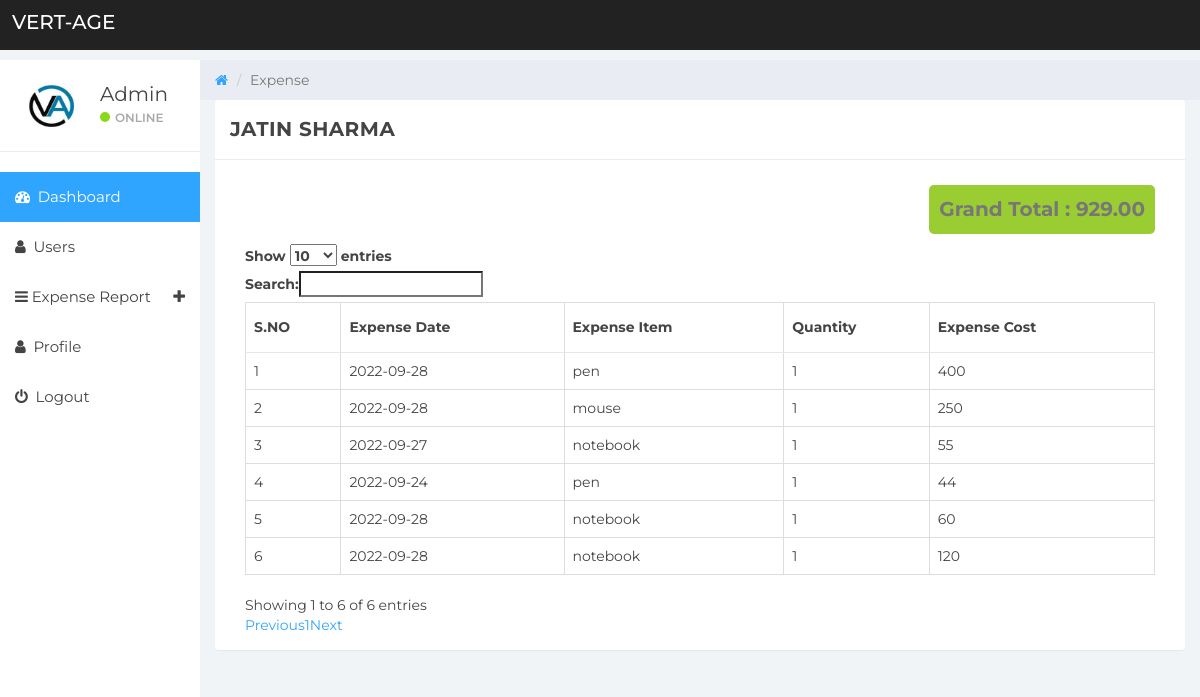
Page /admin/manage-expense.php?userid=7 (signed in) on the committed database.
### tables this page shows
CREATE TABLE `tbluser` (
  `ID` int(10) NOT NULL,
  `FullName` varchar(150) DEFAULT NULL,
  `Email` varchar(200) DEFAULT NULL,
  `MobileNumber` bigint(10) DEFAULT NULL,
  `Password` varchar(200) DEFAULT NULL,
  `RegDate` timestamp NOT NULL DEFAULT current_timestamp()
);

CREATE TABLE `tblexpense` (
  `ID` int(10) NOT NULL,
  `UserId` int(10) NOT NULL,
  `ExpenseDate` date DEFAULT NULL,
  `ExpenseItem` varchar(200) DEFAULT NULL,
  `Opening_balance` varchar(250) NOT NULL,
  `ExpenseCost` int(250) DEFAULT NULL,
  `Closing_balance` varchar(250) NOT NULL,
  `Quantity` varchar(250) NOT NULL,
  `NoteDate` timestamp NULL DEFAULT current_timestamp()
);

### admin/manage-expense.php (the view, shortened to what this page needs)
  <?php
if (strlen($_SESSION['detsuid1']==0)) {
  header('location:logout.php');
  } else{
?>
<!DOCTYPE html>
<html>
<head>
	<link href="//maxcdn.bootstrapcdn.com/bootstrap/3.3.4/css/bootstrap.min.css" rel="stylesheet">
	<link rel="stylesheet" href="https://cdnjs.cloudflare.com/ajax/libs/font-awesome/6.1.2/css/all.min.css" />
	<link href="css/font-awesome.min.css" rel="stylesheet">
	<link href="css/datepicker3.css" rel="stylesheet">
	<link href="css/styles.css" rel="stylesheet">
</head>
<body>
	<?php include_once('includes/header.php');?>
	<?php include_once('includes/sidebar.php');?>
	<div class="col-sm-9 col-sm-offset-3 col-lg-10 col-lg-offset-2 main">
		<div class="row">
			<ol class="breadcrumb">
				<li><a href="dashboard.php">
					<em class="fa fa-home"></em>
				</a></li>
				<li class="active">Expense</li>
			</ol>
		</div>
		<div class="row">
			<div class="col-lg-12">
				<div class="panel panel-default">
					<div class="panel-heading">
						<?php
						 $userid=$_GET['userid'];
						  $select="SELECT * FROM `tbluser` WHERE ID='$userid'";
						  $ret=mysqli_query($con,$select);
						  $row=mysqli_fetch_array($ret);
						   echo "<b>".strtoupper( $row['FullName'])."</b>";
						  ?>
						  </div>
					<div class="panel-body">
						<div class="col-md-12">
							<div class="table-responsive">
            <table class="table table-bordered mg-b-0" id="example" >
              <thead>
                <tr>
                  <th>S.NO</th>
                  <th>Expense Date</th>
                  <th>Expense Item</th>
                  <th>Quantity</th>
                  <th>Expense Cost</th>
                </tr>
              </thead>
              <tbody>
            <?php
              $userid=$_GET['userid'];
							$ret=mysqli_query($con,"select * from tblexpense where UserId='$userid'");
							$cnt=1;
							while ($row=mysqli_fetch_array($ret)) {
            ?>
                <tr>
                  <td><?php echo $cnt;?></td>
                  <td><?php  echo $row['ExpenseDate'];?></td>
                  <td><?php  echo $row['ExpenseItem'];?></td>
                  <td><?php  echo $row['Quantity'];?></td>
                  <td><?php  echo $ttlsl=$row['ExpenseCost'];?></td>
                </tr>
                <?php
                $totalsexp+=$ttlsl;
									$cnt=$cnt+1;
									}?>
              <div class="" style="    display: flex;
    justify-content: end;
    align-items: center;
    font-size: 20px;">
         <p style="    background: yellowgreen;
    padding: 10px;
    font-weight: bold;
    border: none;
    outline: none;
    border-radius: 5px;"> Grand Total : <?php  echo  "".number_format($totalsexp).".00" ."</p>"; ?>
								  </div>
								</tbody>
            </table>
          </div>
						</div>
					</div>
				</div>
			</div>
		</div>
	</div>
</body>
</html>
<?php  wh_log($log_msg); }  ?>

### admin/includes/sidebar.php (shortened to what this page needs)
<?php
include('includes/dbconnection.php');
?>
<div id="sidebar-collapse" class="col-sm-3 col-lg-2 sidebar">
        <div class="profile-sidebar">
            <div class="profile-userpic">
                <img src="assets/images/vertage.jpg" class="img-responsive" alt="">
            </div>
            <div class="profile-usertitle">
                <?php
$uid=$_SESSION['detsuid1'];
$ret=mysqli_query($con,"select FullName from tbladmin where ID='$uid'");
$row=mysqli_fetch_array($ret);
$name=$row['FullName'];
?>
                <div class="profile-usertitle-name"><?php echo $name; ?></div>
                <div class="profile-usertitle-status"><span class="indicator label-success"></span>Online</div>
            </div>
        </div>
        <ul class="nav menu">
            <li class="active"><a href="dashboard.php"><em class="fa fa-dashboard">&nbsp;</em> Dashboard</a></li>
            <li><a href="users.php"><em class="fa fa-user">&nbsp;</em> Users</a></li>
  <li class="parent "><a data-toggle="collapse" href="#sub-item-2">
                <em class="fa fa-navicon">&nbsp;</em>Expense Report <span data-toggle="collapse" href="#sub-item-1" class="icon pull-right"><em class="fa fa-plus"></em></span>
                </a>
            </li>
            <li><a href="user-profile.php"><em class="fa fa-user">&nbsp;</em> Profile</a></li>
<li><a href="logout.php"><em class="fa fa-power-off">&nbsp;</em> Logout</a></li>
        </ul>
    </div>

### admin/css/styles.css (style rules this page uses)
body { background: #f1f4f7; padding-top: 60px; font-size: 14px; color: #444444; font-family: "Montserrat", "Helvetica Neue", Helvetica, Arial, sans-serif; }
p { color: #777; }
a, a:hover, a:focus { color: #30a5ff; }
.label-success { background-color: #8ad919; }
.panel { border: 0; }
.panel-heading { font-size: 20px; font-weight: 300; letter-spacing: 0.025em; height: 60px; line-height: 38px; }
.panel-default .panel-heading { background: #fff; border-bottom: 1px solid #e9ecf2; color: #444444; }
.sidebar { display: block; padding: 0; display: none; box-shadow: none; background: #fff; }
.sidebar ul { margin: 20px 0px; }
@media (min-width: 768px) { .sidebar { display: block; position: fixed; top: 60px; bottom: 0; left: 0; z-index: 1000; display: block; margin: 0; padding: 0; overflow-x: hidden; overflow-y: auto; } }
.sidebar ul.nav .active a, .sidebar ul.nav li.parent a.active, .sidebar ul.nav .active > a:hover, .sidebar ul.nav li.parent a.active:hover, .sidebar ul.nav .active > a:focus, .sidebar ul.nav li.parent a.active:focus { color: #fff; background-color: #30a5ff; }
.sidebar ul.nav li a { height: 50px; font-size: 15px; line-height: 2em; color: #444444; }
.profile-sidebar { padding: 10px 0; border-bottom: 1px solid #e9ecf2; }
.indicator { width: 10px; height: 10px; display: inline-block; border-radius: 9999px; margin-right: 5px; }
.profile-userpic img { float: left; margin: 2px 0px 0px 15px; width: 73px; height: 68px; border-radius: 9999px !important; }
.profile-usertitle { float: left; text-align: left; margin: 10px 0 0 12px; }
.profile-usertitle-name { font-size: 20px; margin-bottom: 0px; }
.profile-usertitle-status { text-transform: uppercase; color: #AAA; font-size: 12px; font-weight: 600; margin-bottom: 15px; }
.breadcrumb { border-radius: 0; padding: 10px 15px 10px 15px; background: #e9ecf2; margin: 0; }
.table { background: #fff; }
.table > thead > tr > th { border-bottom: 1px solid #e6e7e8; vertical-align: middle; height: 50px; }

### rows in the picture
tbluser: FullName "JATIN SHARMA"
tblexpense: ExpenseDate "2022-09-28", ExpenseItem "pen", Quantity "1", ExpenseCost "400"
tblexpense: ExpenseDate "2022-09-28", ExpenseItem "mouse", Quantity "1", ExpenseCost "250"
tblexpense: ExpenseDate "2022-09-27", ExpenseItem "notebook", Quantity "1", ExpenseCost "55"
tblexpense: ExpenseDate "2022-09-24", ExpenseItem "pen", Quantity "1", ExpenseCost "44"
tblexpense: ExpenseDate "2022-09-28", ExpenseItem "notebook", Quantity "1", ExpenseCost "60"
tblexpense: ExpenseDate "2022-09-28", ExpenseItem "notebook", Quantity "1", ExpenseCost "120"

### other values in the picture
$name "Admin"
$totalsexp "929"
